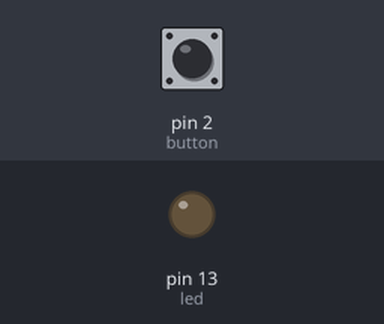
Bench run of a sketch on a simulated Arduino Uno, built with avr-gcc and run on an emulated ATmega328P. Shown: output pins drawn as LEDs (lit = HIGH). The test bench sets the inputs (shaded band); at power-on: pin 2 (button) LOW.

Above: at 1.2 s.
1.3 s: pin 2 (button) pulled HIGH for 0.15 s
At 1.37 s:
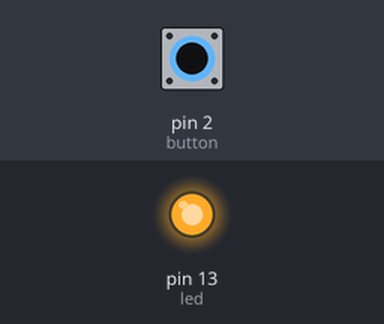
2.9 s: pin 2 (button) pulled HIGH for 3.2 s
At 6.9 s:
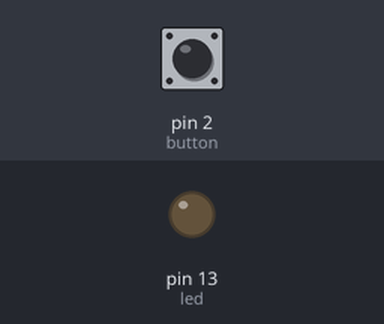
Timing chart, 0 to 8.4 s (numbered marks = the images above; inputs shaded):
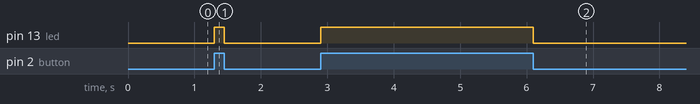

Measured:
- after the input at 1.3 s, pin 13 (led): LOW → HIGH at once, → LOW 0.15 s later
- after the input at 2.9 s, pin 13 (led): LOW → HIGH at once, → LOW 3.2 s later

The sketch:

pushbutton_led_solo.ino
```cpp
// push button led written from scratch

// set variables

const int led = 13;
const int button = 2;
int buttonState = 0;


//set input/output states

void setup() {
  pinMode (led, OUTPUT);
  pinMode (button, INPUT);

}

// check for button to be pushed, and if it is, light up the LED

void loop() {
  buttonState = digitalRead(button);

  if (buttonState == HIGH) {
    digitalWrite (led, HIGH);
  }

  else {
    digitalWrite (led, LOW);
  }

}
```
